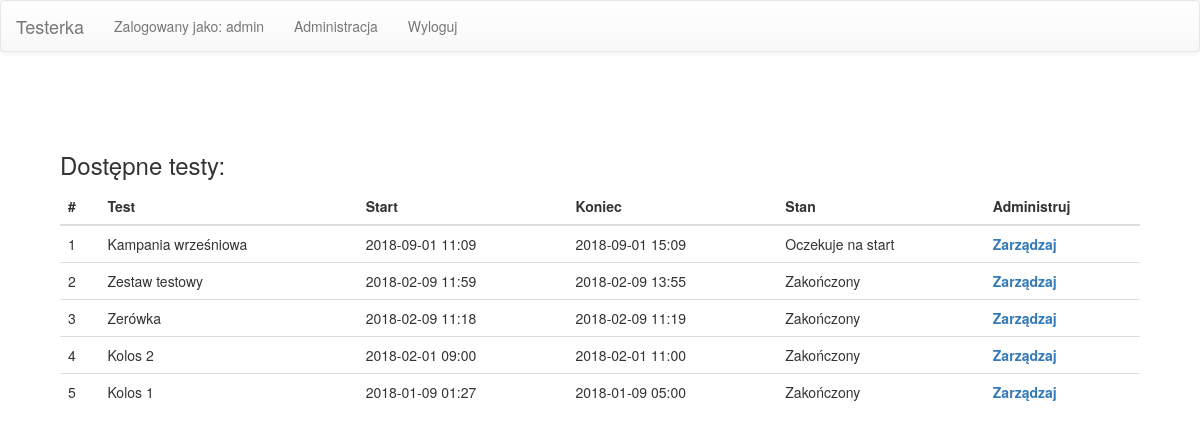
The app's page / (signed in) with its own data.
### testerka/models.py (models this page shows, shortened)
class TestSuite(models.Model):
    id = models.AutoField(primary_key=True, editable=False)
    name = models.CharField(
        max_length=200, verbose_name="Nazwa", default="Nazwa testu")
    dateStart = models.DateTimeField(
        verbose_name="Data rozpoczęcia", default=datetime.now)
    dateEnd = models.DateTimeField(
        verbose_name="Data zakończenia", default=datetime.now)

### testerka/views/index.py (the view)
# urls.py: path(r'', views.index, name='index'),
@login_required
def index(request):
    tests = _get_tests(request.user)
    template = loader.get_template('test/index.html')
    context = {
        'tests': tests,
    }
    return HttpResponse(template.render(context, request))

### testerka/views/index.py (called while the page is built)
def _get_tests(user):
    now = datetime.now().replace(tzinfo=None)
    tests = TestSuite.objects.order_by('-dateStart')
    user_tests = UserTestSuite.objects.filter(user=user)
    for test in tests:
        test.dateStart = test.dateStart.replace(tzinfo=None)
        test.dateEnd = test.dateEnd.replace(tzinfo=None)
        test.awaiting = now < test.dateStart
        test.expired = now > test.dateEnd
        test.finished = False
        test.currentQuestion = 1
        for user_test in user_tests:
            if user_test.testSuite.id == test.id:
                if user_test.finished:
                    test.finished = True
                test.currentQuestion = user_test.currentQuestion
        test.available = not test.awaiting and not test.expired and not test.finished
    return tests

### testerka/templates/test/index.html (shortened to what this page needs)
{% extends "base_generic.html" %}
{% block content %}
<h3>
    Dostępne testy:
</h3>
<table class="table table-hover"> <thead>
    <tr>
      <th>#</th>
      <th>Test</th>
      <th>Start</th>
      <th>Koniec</th>
      <th>Stan</th>
      {% if request.user.is_superuser %}
      <th>Administruj</th>
      {% endif %}
    </tr>
  </thead>
  <tbody>
{% if tests %}
    {% for test in tests %}
    <tr>
        <td>{{ forloop.counter }}</td>
        <td>{{ test.name }}</td>
        <td>{{ test.dateStart |date:'Y-m-d H:i'}}</td>
        <td>{{ test.dateEnd |date:'Y-m-d H:i'}}</td>
        <td>
        {% if test.finished or test.expired%}
            Zakończony
        {% endif %}
        {% if test.awaiting %}
            Oczekuje na start
        {% endif %}
        {% if request.user.is_superuser %}
        <th><a href="/tests/{{test.id}}/manage">Zarządzaj</a></th>
        {% endif %}
        </td>
    </tr>
    {% endfor %}
{% else %}
    <p>Brak testów do wyświetlenia.</p>
{% endif %}
</tbody>
</table>
{% endblock %}

### testerka/templates/base_generic.html (shortened to what this page needs)
<!DOCTYPE html>
<html lang="en">
<head>
    <link rel="stylesheet" href="//maxcdn.bootstrapcdn.com/bootstrap/3.2.0/css/bootstrap.min.css">
    <link rel="stylesheet" href="//maxcdn.bootstrapcdn.com/bootstrap/3.2.0/css/bootstrap-theme.min.css">
</head>
<body>
    <nav class="navbar navbar-default">
        <div class="container-fluid">
            <div class="navbar-header">
                <a class="navbar-brand" href="/">Testerka</a>
            </div>
            {% block sidebar %}
            <ul class="nav navbar-nav">
                {% if user.is_authenticated %}
                <li><a href="/">Zalogowany jako: {{ user.get_username }}</a></li>
                {% if request.user.is_superuser %}
                <li><a href="/admin">Administracja</a></li>
                {% endif %}
                <li><a href="{% url 'logout'%}?next={{request.path}}">Wyloguj</a></li>
            {% else %}
                <li><a href="{% url 'login'%}?next={{request.path}}">Zaloguj</a></li>
            {% endif %}
            </ul>
            {% endblock %}
        </div>
    </nav>
    <div id="container" style="padding: 5%">
        {% block content %}{% endblock %}
    </div>
</body>
</html>

### records on screen
TestSuite: name "Kampania wrześniowa", dateStart "2018-09-01 11:09", dateEnd "2018-09-01 15:09", shows "Oczekuje na start"
TestSuite: name "Zestaw testowy", dateStart "2018-02-09 11:59", dateEnd "2018-02-09 13:55", shows "Zakończony"
TestSuite: name "Zerówka", dateStart "2018-02-09 11:18", dateEnd "2018-02-09 11:19", shows "Zakończony"
TestSuite: name "Kolos 2", dateStart "2018-02-01 09:00", dateEnd "2018-02-01 11:00", shows "Zakończony"
TestSuite: name "Kolos 1", dateStart "2018-01-09 01:27", dateEnd "2018-01-09 05:00", shows "Zakończony"

### other values on screen
{{ user.get_username }} "admin"
